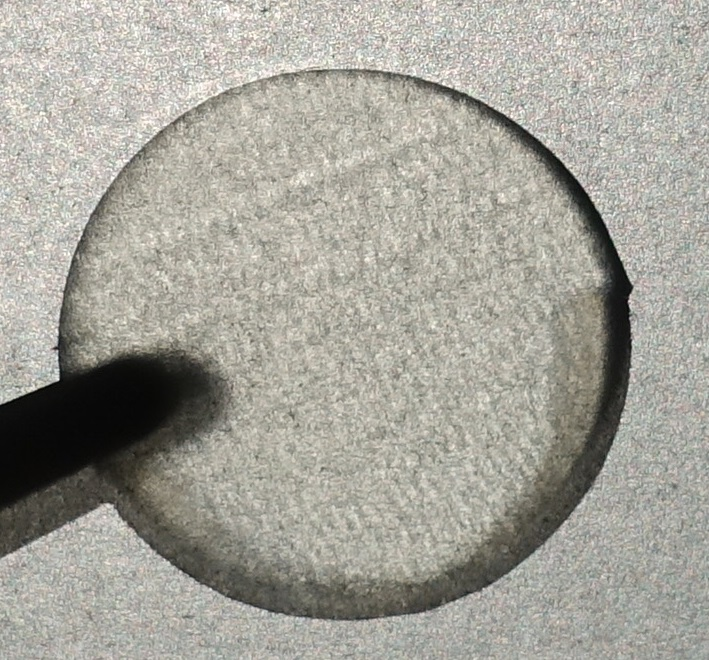
#> input picture img/V1/h_std_05_raw.jpg, 709 x 660 px
$ python pl1.py
#> lines starting #> are read from the running program, lines starting #| are printed output that depends on the picture; after the words box and inside, x2 and y2 are one past the last pixel; in counts of white or black regions, pixels touching at a corner belong together
"""
Pipline for Digital Image Processing

pl1: Pipline 1

"""

import cv2 as cv
import numpy as np
from scipy import ndimage
from matplotlib import pyplot as plt
import matplotlib.image as matimg
from datetime import datetime
filename='../img/V1/h_std_05_raw.jpg'
img = cv.imread(filename)
#> img is the input picture: shape (660, 709, 3); mean B, G, R 153.6, 162.4, 164.2
#SW Color
gray = cv.cvtColor(img,cv.COLOR_BGR2GRAY)
#gray = cv.medianBlur(gray,9)
#gray=cv.fastNlMeansDenoising(gray,None,10,10,30)
#Average Filter


cutout=gray.copy()
ret,thresh1 = cv.threshold(cutout,160,255,cv.THRESH_BINARY)
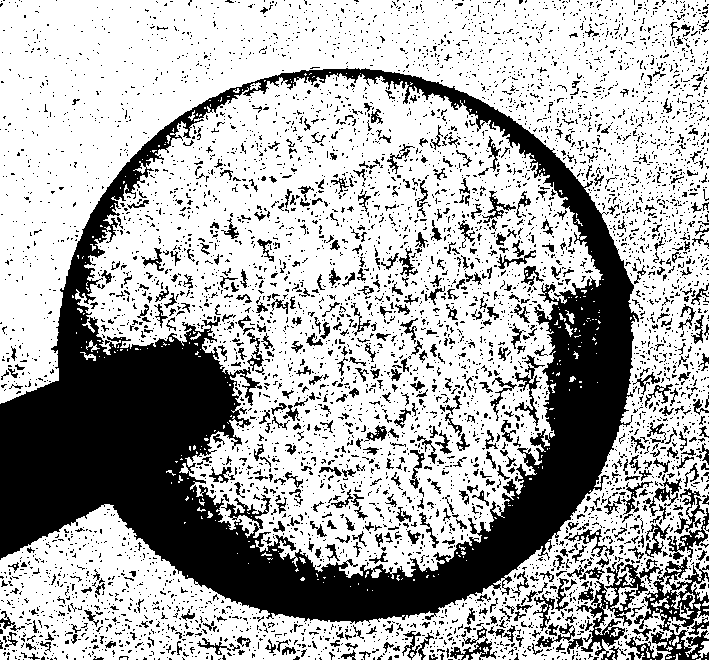
#> thresh1: shape (660, 709); 68.2% white; 5804 black regions (5224 under 20 px), largest, box (x1, y1, x2, y2) and area: (0, 68, 639, 624) 92039, (634, 557, 709, 660) 2778, (576, 559, 663, 660) 2042
cv.floodFill(thresh1, None, (0,0), 0)
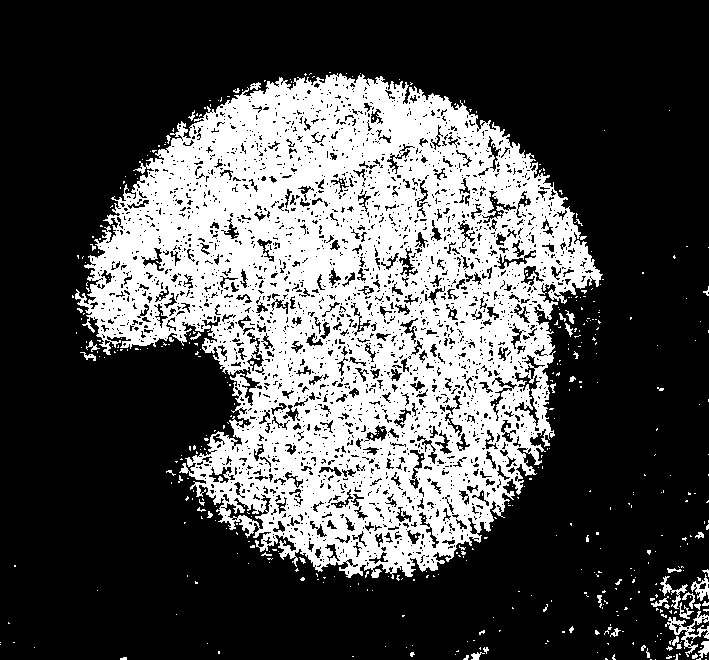
#> thresh1: shape (660, 709); 31.4% white; 464 white regions (423 under 20 px), largest, box (x1, y1, x2, y2) and area: (75, 73, 603, 579) 142738, (665, 611, 709, 657) 540, (660, 576, 688, 609) 224
cutout[np.where(thresh1==0)]=0
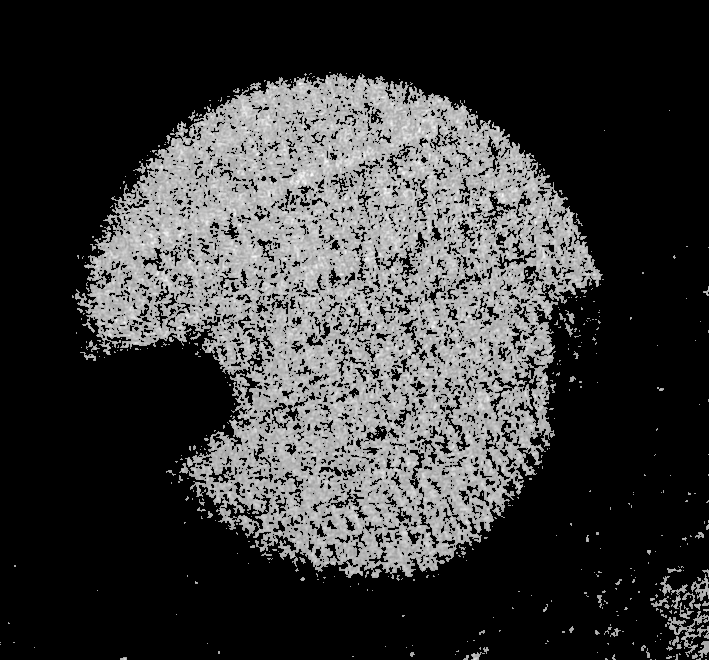
#> cutout: shape (660, 709); min 0, max 253, mean 57.2

n=7
kernel = np.ones((n,n),np.float32)/(n*n)
average = cv.filter2D(cutout,-1,kernel)
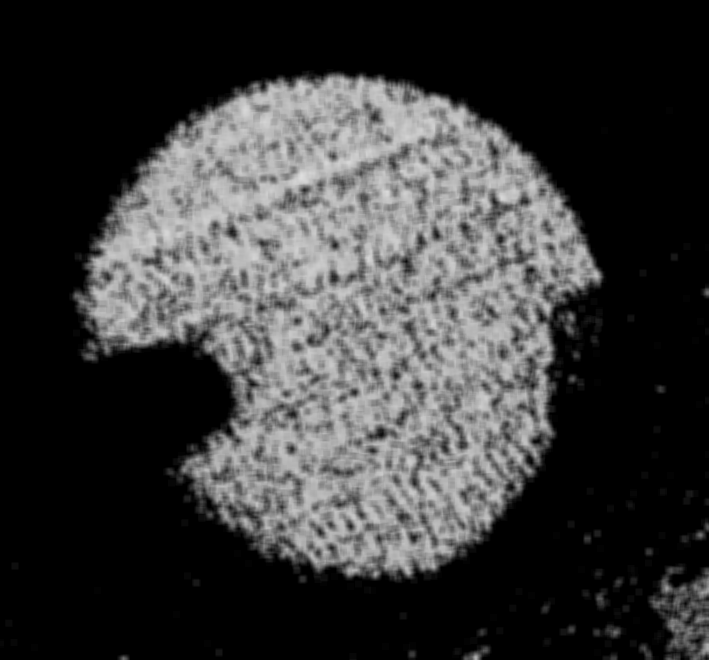
#> average: shape (660, 709); min 0, max 222, mean 57.2


#edges = cv.Canny(gray,50,120)
#laplace kantenfilter
dst = cv.Laplacian(average, cv.CV_16S, ksize=11)
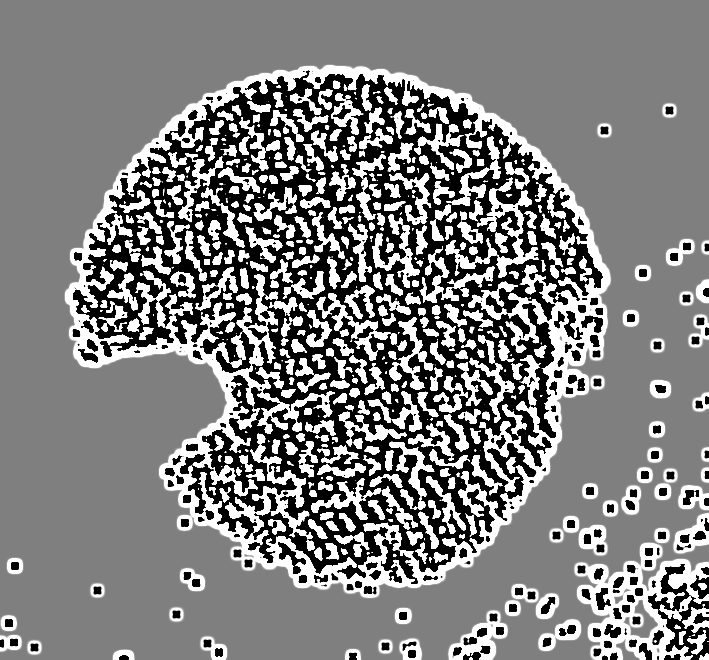
#> dst: shape (660, 709) int16; min -32768, max 32767, mean 216.2; drawn with min black and max white
#normailisieren
cv.normalize(dst,  dst, 0, 255, cv.NORM_MINMAX)

#edgecut=edges.copy()
#edgecut[np.where(thresh1==0)]=255
n=30
kernel = np.ones((n,n),np.float32)/(n*n)
dst_blurr = cv.filter2D(dst,-1,kernel)
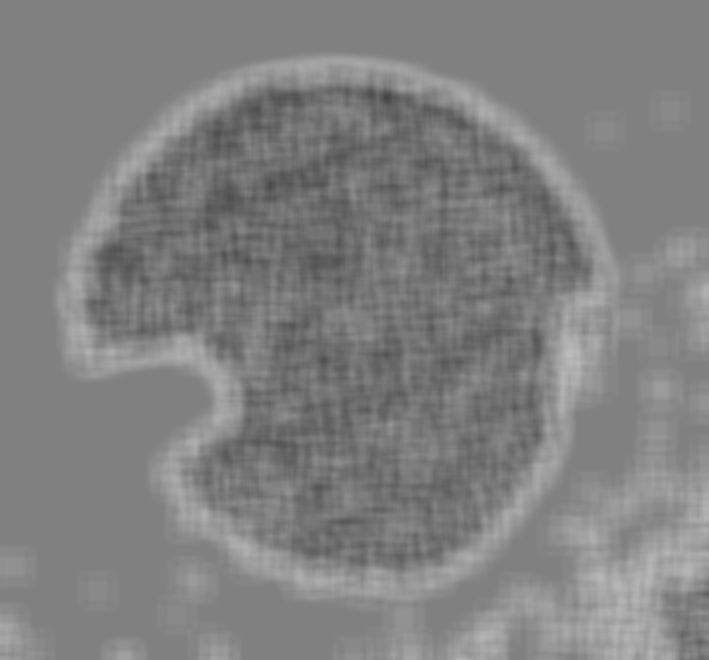
#> dst_blurr: shape (660, 709) int16; min 68, max 189, mean 128.6

plt.title('Original Image'), plt.xticks([]), plt.yticks([])
plt.subplot(241),plt.hist(gray.ravel(),256,[0,256])
plt.subplot(242),plt.imshow(gray,cmap = 'gray')
plt.subplot(243),plt.imshow(average,cmap = 'gray')
plt.subplot(244),plt.imshow(cutout,cmap = 'gray')
#plt.subplot(243), plt.imshow(thresh1, cmap="gray")
plt.subplot(245),plt.imshow(dst,cmap = 'gray')
#plt.subplot(141),plt.hist(cutout.ravel(),256,[0,256])
now = datetime.now()
date_time = now.strftime("%m_%d_%Y_%H_%M_%S")
cv.imwrite((filename+date_time+'_edges'+'.png'), dst)
#> `#plt.savefig(('edges'+date_time+'.png'))`:
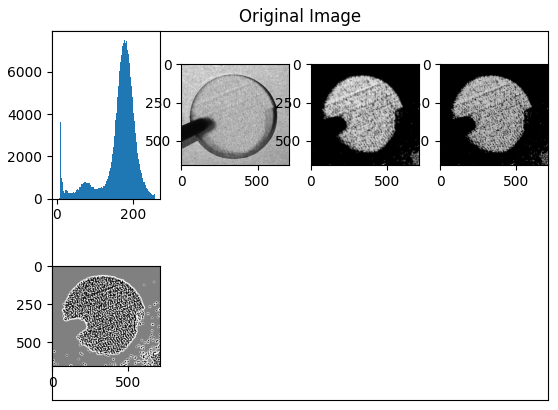
#> figure drawn by matplotlib, 5 panels; panel 1: tallest bar 7578 high, from x = 177 to 178
# [4 lines of commented-out code are left out]

$ run again, with img/V1/v_std_05_raw.jpg copied over img/V1/h_std_05_raw.jpg
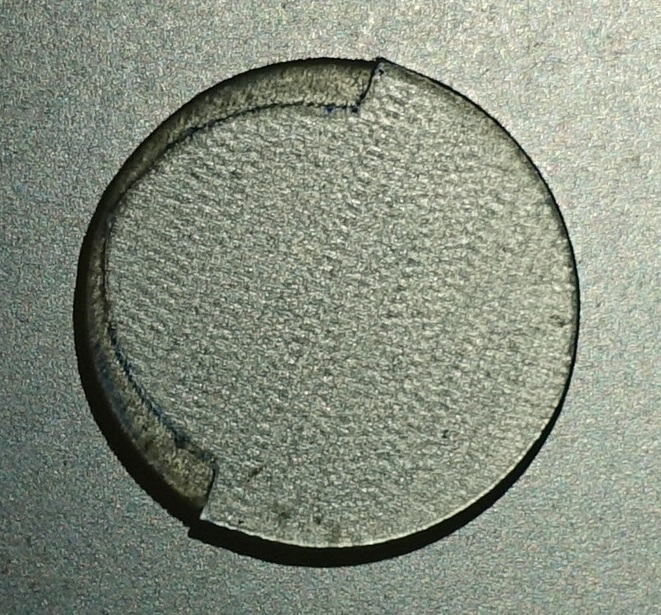
#> input picture img/V1/v_std_05_raw.jpg, 661 x 615 px
#> img is the input picture: shape (615, 661, 3); mean B, G, R 127, 141.6, 134.3
#> `ret,thresh1 = cv.threshold(cutout,160,255,cv.THRESH_BINARY)`:
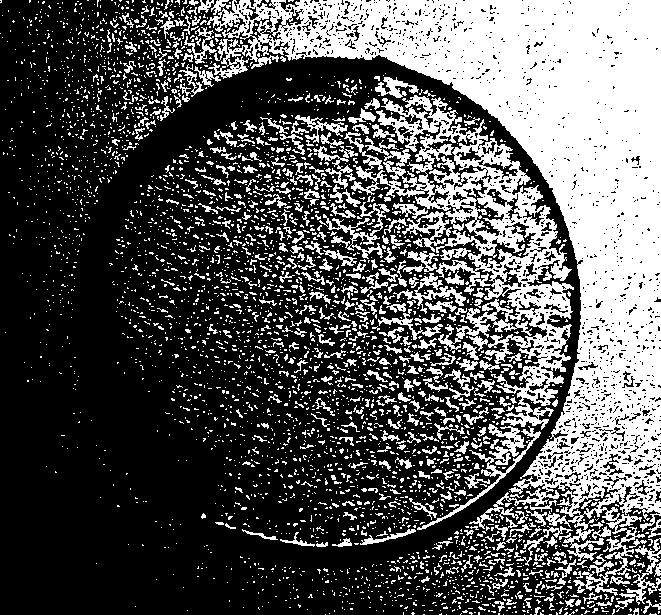
#> thresh1: shape (615, 661); 33.6% white; 3875 white regions (3424 under 20 px), largest, box (x1, y1, x2, y2) and area: (207, 0, 661, 596) 73977, (344, 95, 574, 430) 18972, (417, 424, 541, 530) 1437
#> `dst_blurr = cv.filter2D(dst,-1,kernel)`:
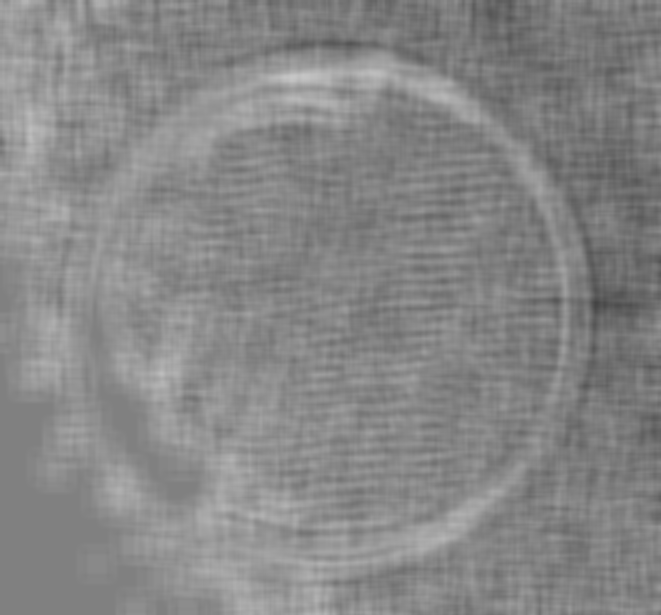
#> dst_blurr: shape (615, 661) int16; min 67, max 199, mean 134.8

$ run again, with img/V1/v_std_10_raw.jpg copied over img/V1/h_std_05_raw.jpg
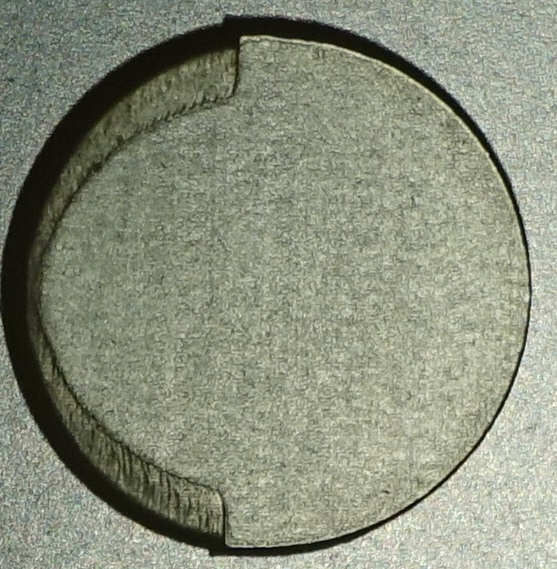
#> input picture img/V1/v_std_10_raw.jpg, 557 x 569 px
#> img is the input picture: shape (569, 557, 3); mean B, G, R 123.8, 142.9, 137.8
#> `ret,thresh1 = cv.threshold(cutout,160,255,cv.THRESH_BINARY)`:
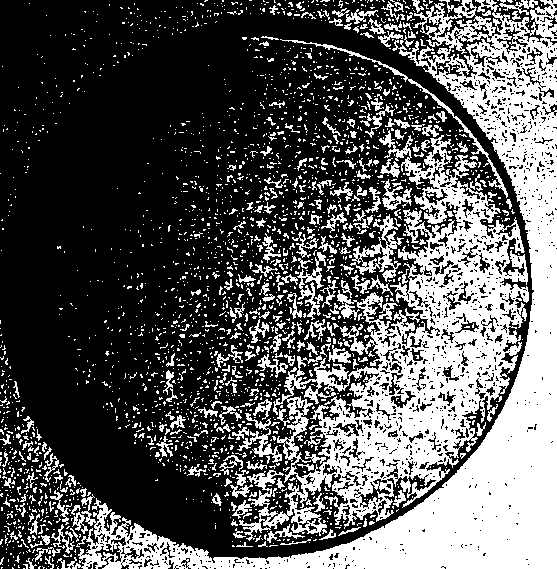
#> thresh1: shape (569, 557); 34.7% white; 2443 white regions (2167 under 20 px), largest, box (x1, y1, x2, y2) and area: (57, 0, 557, 569) 46301, (239, 130, 529, 541) 36580, (350, 214, 404, 282) 1060
#> `dst_blurr = cv.filter2D(dst,-1,kernel)`:
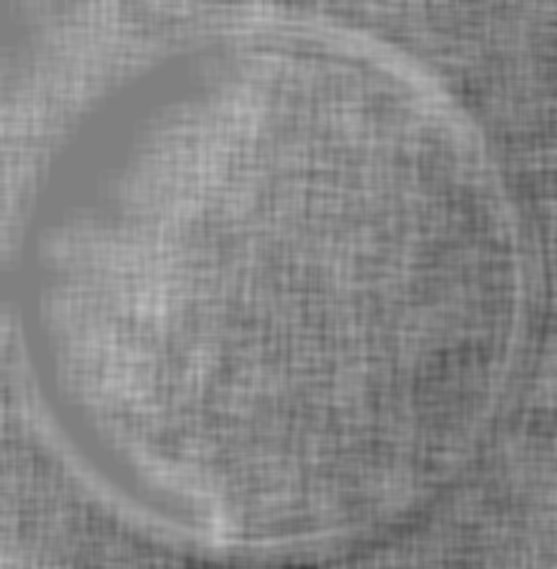
#> dst_blurr: shape (569, 557) int16; min 64, max 190, mean 135.1

$ run again, with img/V1/h_1800U_05_raw.bmp saved as img/V1/h_std_05_raw.jpg
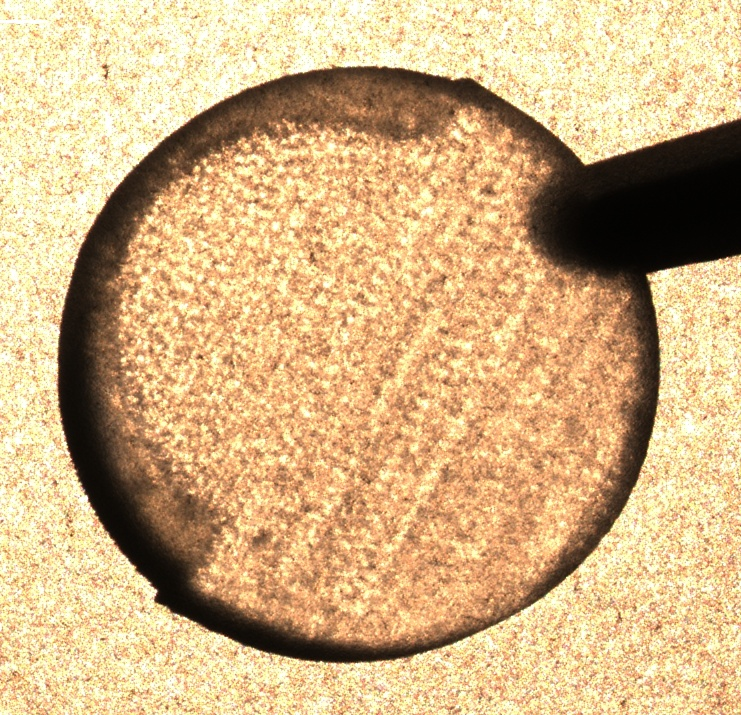
#> input picture img/V1/h_1800U_05_raw.bmp, 741 x 715 px
#> img is the input picture: shape (715, 741, 3); mean B, G, R 131.3, 177.9, 208.5
#> `dst_blurr = cv.filter2D(dst,-1,kernel)`:
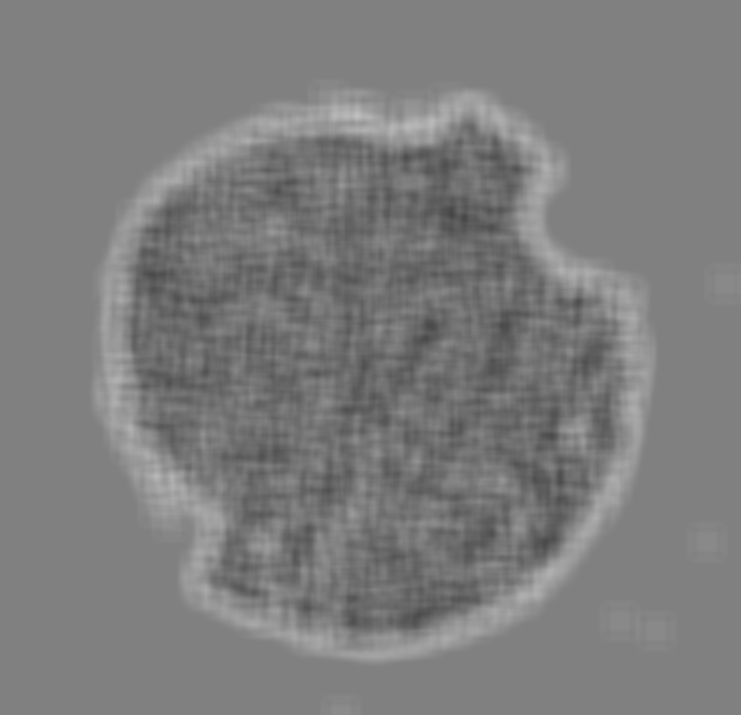
#> dst_blurr: shape (715, 741) int16; min 69, max 193, mean 124.9
